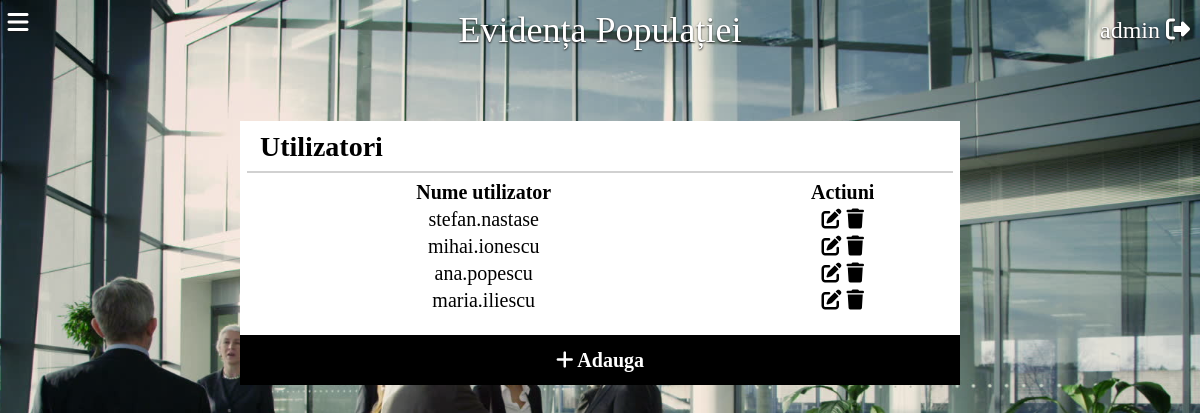
/admin.php (signed in), run on the app's committed database.
### tables this page shows
CREATE TABLE `utilizatori` (
  `id` int NOT NULL AUTO_INCREMENT,
  `username` varchar(63) NOT NULL,
  `pass` varchar(255) DEFAULT NULL,
  `isAdmin` tinyint(1) NOT NULL DEFAULT '0',
  PRIMARY KEY (`id`),
  UNIQUE KEY `username` (`username`)
);

### admin.php (the view, shortened to what this page needs)
<?php
require_once "config.php";
$query = "SELECT id, username FROM utilizatori WHERE isAdmin = 0";
$result = mysqli_query($link, $query);
$action = 0;
?>
<html>
    <head>
        <link rel="stylesheet" type="text/css" href="style.css">
    </head>
    <body class="admin">
		<?php include "header.php" ?>
		<div class = "center">
			<?php if($action == 0) {?>
				<h2> Utilizatori </h2>
				<div class="horizontal-line"></div>
				<table>
					<tr>
						<th>Nume utilizator</th>
						<th>Actiuni
					</tr>
					<?php if ($result){
						while($row = mysqli_fetch_array($result)){ ?>
						<tr>
							<td><?php echo $row['username']; ?></td>
							<td>
								<a href = <?php echo "admin.php?action=modify&id=" . $row['id'] ?>><i class="fas fa-edit"></i></a>
								<a href = <?php echo "admin.php?action=delete&id=" . $row['id'] ?>><i class="fas fa-trash"></i></a>
							</td>
						</tr>
						<?php }
						}?>
				</table>
				<div class="center_footer">
				<table>
					<tr>
						<th><a href="admin.php?action=add"><i class="fas fa-plus"></i> Adauga</a></th>
					</tr>
				</table>
					</div>
			<?php }
			 ?>
		</div>
    </body>
</html>

### style.css (style rules this page uses)
body, html { margin:0 !important; padding:0 !important; }
a { text-decoration: none; color: black; }
body { background-color: #ffb85b; }
body.admin { background-image: url("img/users.jpg"); background-color: rgba(252, 209, 166, 0.3); background-blend-mode: multiply; height: 100%; background-position: center; background-repeat: no-repeat; background-size: cover; }
.center { background-color: rgba(255, 255, 255, 1); margin: auto; top: 10%; height: max-content; width: 60%; position:relative; }
.center h2 { font-family: MontserratMedium; font-size: 28px; top: 10px; left: 20px; position: relative; padding: 0px; }
.center .horizontal-line { height: 2px; width: 98%; margin: auto; top: -5px; position: relative; background-color: rgb(209, 209, 209); }
table { width: 100%; font-size: 20px; position:relative; font-family: MontserratLight; color: black; }
th { font-family: MontserratMedium; }
td { text-align: center; }
.center button, .center_footer { background-color: #000000; font-size: 24px; color: white; width: 100%; height: 50px; border: none; position: relative; top: 20px; cursor: pointer; }
.center_footer { cursor:default; }
.center_footer a { color: white; font-family: MontserratRegular; }
.center_footer table { width: 95%; height: 100%; margin: auto; vertical-align: middle; }
::placeholder { color: rgb(190, 190, 190); opacity: 1; }

### data on the page
utilizatori: username "stefan.nastase"
utilizatori: username "mihai.ionescu"
utilizatori: username "ana.popescu"
utilizatori: username "maria.iliescu"

### other printed values
$_SESSION["username"] "admin"
